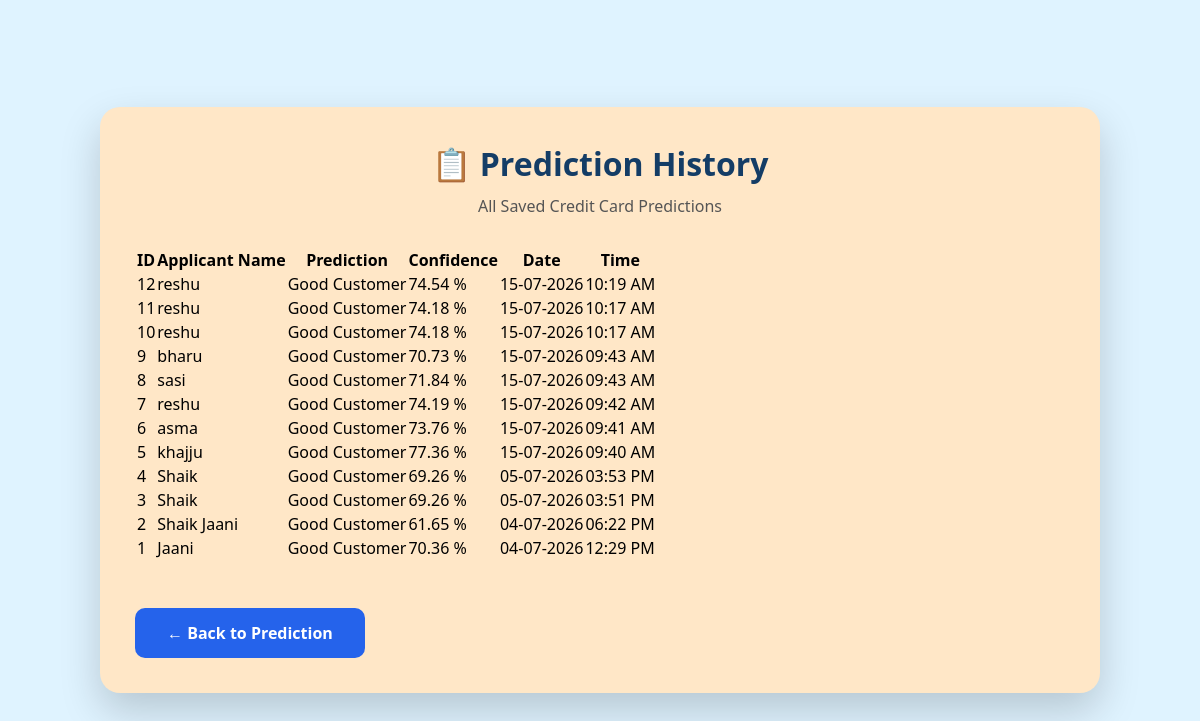
The app's page /history with its own data.
### tables this page shows
CREATE TABLE predictions(

id INTEGER PRIMARY KEY AUTOINCREMENT,

applicant_name TEXT,

prediction TEXT,

confidence REAL,

prediction_date TEXT,

prediction_time TEXT

);

### app.py (the view)
@app.route("/history")
def history():
    connection = sqlite3.connect("credit_card.db")
    cursor = connection.cursor()
    cursor.execute("""

    SELECT
        id,
        applicant_name,
        prediction,
        confidence,
        prediction_date,
        prediction_time

    FROM predictions

    ORDER BY id DESC

    """)
    history_data = cursor.fetchall()
    connection.close()
    return render_template(
        "history.html",
        history=history_data
    )

### templates/history.html (shortened to what this page needs)
<!DOCTYPE html>
<html lang="en">
<head>
    <link rel="stylesheet" href="{{ url_for('static', filename='style.css') }}">
</head>
<body>
<div class="container">
    <div class="card">
        <h1>📋 Prediction History</h1>
        <p class="subtitle">
            All Saved Credit Card Predictions
        </p>
        <table class="history-table">
            <thead>
                <tr>
                    <th>ID</th>
                    <th>Applicant Name</th>
                    <th>Prediction</th>
                    <th>Confidence</th>
                    <th>Date</th>
                    <th>Time</th>
                </tr>
            </thead>
            <tbody>
                {% for row in history %}
                <tr>
                    <td>{{ row[0] }}</td>
                    <td>{{ row[1] }}</td>
                    <td>{{ row[2] }}</td>
                    <td>{{ row[3] }} %</td>
                    <td>{{ row[4] }}</td>
                    <td>{{ row[5] }}</td>
                </tr>
                {% endfor %}
            </tbody>
        </table>
        <br>
        <a href="/" class="btn">
            ← Back to Prediction
        </a>
    </div>
</div>
</body>
</html>

### static/style.css (style rules this page uses)
* { margin:0; padding:0; box-sizing:border-box; font-family:'Segoe UI',Tahoma,Geneva,Verdana,sans-serif; }
body { background:#dff3ff; min-height:100vh; display:flex; justify-content:center; align-items:center; padding:30px; }
.container { width:100%; display:flex; justify-content:center; }
.card { width:1000px; background:#ffe7c7; border-radius:20px; padding:35px; box-shadow:0 18px 40px rgba(0,0,0,.18); animation:float 3s ease-in-out infinite; }
h1 { text-align:center; color:#143d66; margin-bottom:10px; }
.subtitle { text-align:center; color:#555; margin-bottom:30px; }
.btn { display:inline-block; margin-top:25px; text-decoration:none; background:#2563eb; color:white; padding:14px 32px; border-radius:10px; font-weight:bold; transition:.3s; }

### records on screen
predictions: id "12", applicant_name "reshu", prediction "Good Customer", confidence "74.54", prediction_date "15-07-2026", prediction_time "10:19 AM"
predictions: id "11", applicant_name "reshu", prediction "Good Customer", confidence "74.18", prediction_date "15-07-2026", prediction_time "10:17 AM"
predictions: id "10", applicant_name "reshu", prediction "Good Customer", confidence "74.18", prediction_date "15-07-2026", prediction_time "10:17 AM"
predictions: id "9", applicant_name "bharu", prediction "Good Customer", confidence "70.73", prediction_date "15-07-2026", prediction_time "09:43 AM"
predictions: id "8", applicant_name "sasi", prediction "Good Customer", confidence "71.84", prediction_date "15-07-2026", prediction_time "09:43 AM"
predictions: id "7", applicant_name "reshu", prediction "Good Customer", confidence "74.19", prediction_date "15-07-2026", prediction_time "09:42 AM"
predictions: id "6", applicant_name "asma", prediction "Good Customer", confidence "73.76", prediction_date "15-07-2026", prediction_time "09:41 AM"
predictions: id "5", applicant_name "khajju", prediction "Good Customer", confidence "77.36", prediction_date "15-07-2026", prediction_time "09:40 AM"
predictions: id "4", applicant_name "Shaik", prediction "Good Customer", confidence "69.26", prediction_date "05-07-2026", prediction_time "03:53 PM"
predictions: id "3", applicant_name "Shaik", prediction "Good Customer", confidence "69.26", prediction_date "05-07-2026", prediction_time "03:51 PM"
predictions: id "2", applicant_name "Shaik Jaani", prediction "Good Customer", confidence "61.65", prediction_date "04-07-2026", prediction_time "06:22 PM"
predictions: id "1", applicant_name "Jaani", prediction "Good Customer", confidence "70.36", prediction_date "04-07-2026", prediction_time "12:29 PM"
